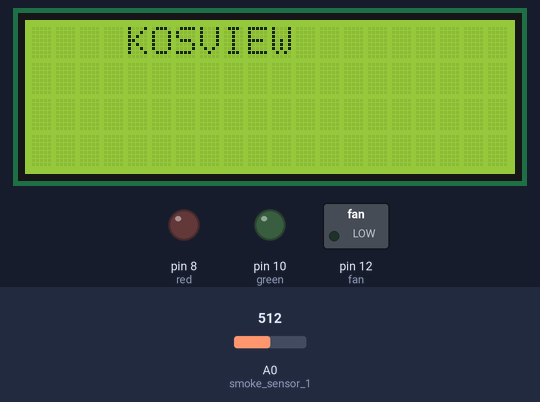
A sketch run on a simulated Arduino Uno, built with avr-gcc and run on an emulated ATmega328P. On the bench: 20×4 character LCD, switched loads named in the sketch (green lamp = pin HIGH), output pins drawn as LEDs (lit = HIGH). Dashed ring = blinking. Inputs (shaded band) come from the test bench; at power-on: A0 (smoke_sensor_1) = 512. Pins used as bus, display or sensor lines are not drawn; what the sketch prints to the serial monitor is not drawn.

Above: at 3.1 s.
At 9.2 s:
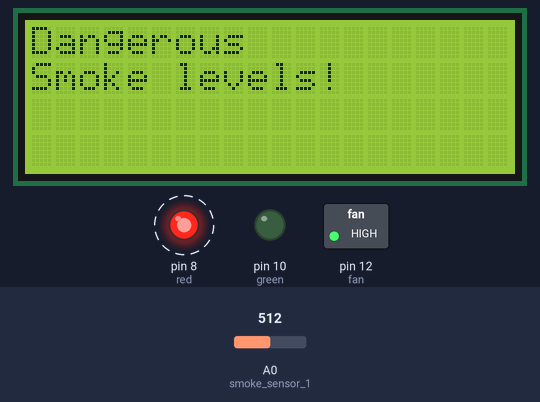
9.3 s: A0 (smoke_sensor_1) set to 90
At 10.2 s:
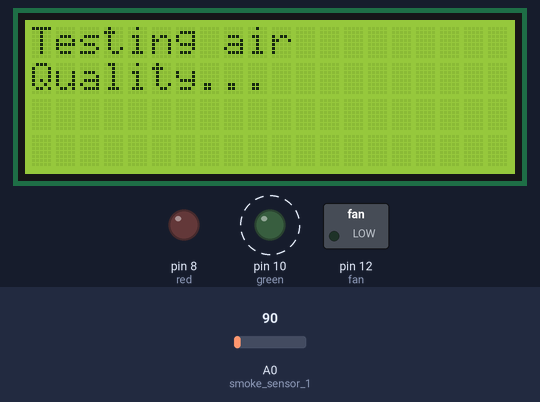
10.9 s: A0 (smoke_sensor_1) set to 110
At 11.85 s:
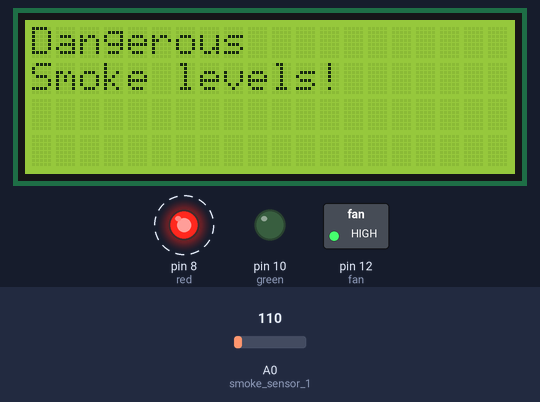
13.7 s: A0 (smoke_sensor_1) set to 0
At 15.7 s:
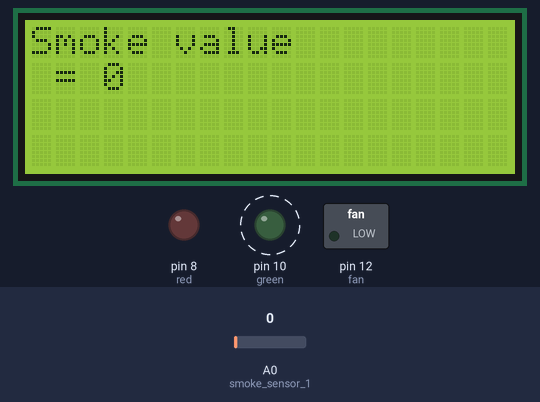
Timing chart, 0 to 22.3 s (numbered marks = the images above; inputs shaded):
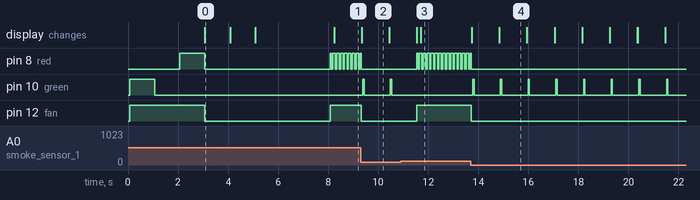

The sketch:

Smoke.ino
```cpp
#include <LiquidCrystal.h>

LiquidCrystal lcd(2, 3, 4, 5, 6, 9);

#define smoke_sensor_1  14
#define smoke_sensor_2  15
#define red 8
#define blue 9
#define green 10

#define fan 12
int measure = 0;
void setup()
{
  lcd.begin(20, 4) ;
  Serial.begin(9600);
  pinMode (smoke_sensor_1, INPUT);
  pinMode (smoke_sensor_2, INPUT);
  pinMode (red, OUTPUT);
  pinMode (blue, OUTPUT);
  pinMode (green, OUTPUT);
//  pinMode (buzzer, OUTPUT);
  pinMode (fan, OUTPUT);
  digitalWrite(fan, HIGH);
  digitalWrite(green, HIGH);

  delay(1000);
  digitalWrite(green, LOW);
  digitalWrite(blue, HIGH);
  delay(1000);
  digitalWrite(blue, LOW);
  digitalWrite(red, HIGH);
//  digitalWrite(buzzer, HIGH);
  delay(1000);
//  digitalWrite(buzzer, LOW);
  digitalWrite(fan, LOW);
   digitalWrite(red, LOW);

  lcd.clear();
  delay(10);
  lcd.setCursor(0, 0);
  lcd.print("    KOSVIEW");
  lcd.setCursor(0, 1);
  delay (1000);
  lcd.print("    PROJECTS   ");

  delay (1000);
  lcd.clear();
  delay (3000);

  ;
}

void loop() {
  measure = analogRead (smoke_sensor_1);
  Serial.println(measure);
  if (measure < 100)
  {
    Low_smoke_level();
  }


  if (measure > 100)
  {
    High_smoke_level();
  }


}
void High_smoke_level()
{
  digitalWrite(fan, HIGH);
  digitalWrite(green, LOW);
  digitalWrite(blue, LOW);
  digitalWrite (red, HIGH);
  delay(50);
  digitalWrite (red, LOW);
  delay(50);
  digitalWrite (red, HIGH);
  delay(50);
  digitalWrite (red, LOW);
  lcd.clear();
  lcd.setCursor(0, 0);
  lcd.print("Dangerous ");
  lcd.setCursor(0, 1);
  lcd.print("Smoke levels! ");
}
void Low_smoke_level()
{
  digitalWrite(fan, LOW);
    digitalWrite(red, LOW);
    lcd.clear();
    lcd.setCursor(0, 0);
    lcd.print ("Testing air");
    lcd.setCursor(0, 1);
    lcd.print ("Quality...");
    digitalWrite(blue, HIGH);
    delay(50);
    digitalWrite(blue, LOW);
    digitalWrite(green, HIGH);
    delay(50);
    digitalWrite(green, LOW);
    delay (1000);

    lcd.clear();
    lcd.print("Smoke value ");
    lcd.setCursor(0, 1);
    lcd.print(" = ");
    lcd.print(measure);
    digitalWrite(blue, HIGH);
    delay(50);
    digitalWrite(blue, LOW);
    digitalWrite(green, HIGH);
    delay(50);
    digitalWrite(green, LOW);
    delay(1000);
    lcd.clear();

}
```

Measured:
- after the input at 9.3 s, pin 10 (green): alternates HIGH for 0.05 s and LOW for 1.1 s, starting after 0.08 s; pin 12 (fan): HIGH → LOW at once; the display: changes at once (image 2)
- after the input at 10.9 s, pin 8 (red): alternates HIGH for 0.11 s and LOW for 0.05 s, starting after 0.64 s; pin 10 (green): stops changing and stays LOW; pin 12 (fan): LOW → HIGH after 0.64 s
- after the input at 13.7 s, pin 10 (green): alternates HIGH for 0.05 s and LOW for 1.1 s, starting after 0.08 s; pin 12 (fan): HIGH → LOW at once; the display: first changes at once (image 4 shows a later state)
- what the display in image 0 shows lasts 1.0 s, from 3.1 s to 4.1 s
- what the display in image 2 shows lasts 1.1 s, from 9.3 s to 10.4 s
